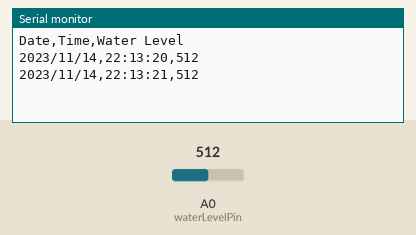
This sketch was run on a simulated Arduino Uno, built with avr-gcc and run on an emulated ATmega328P. On the bench: the last lines printed to the serial monitor. Inputs (shaded band) come from the test bench; at power-on: A0 (waterLevelPin) = 512. The local clock reads 2024-03-15 10:24:30 at power-on unless the sketch sets it.

Above: at 1.8 s.
1.9 s: A0 (waterLevelPin) set to 716
At 2.3 s:
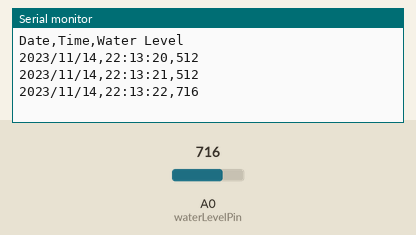
3.4 s: A0 (waterLevelPin) set to 900
At 4.8 s:
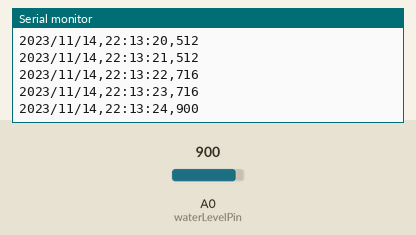
Timing chart, 0 to 6.4 s (numbered marks = the images above; inputs shaded):
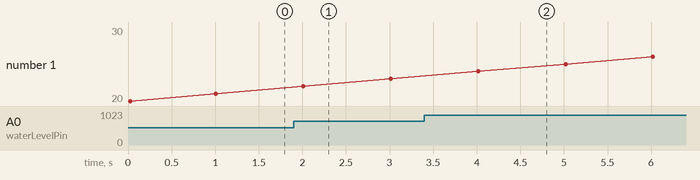

The sketch:

kuch_naya_karo_bhai.ino
```cpp
#include <Wire.h>
#include <RTClib.h>

RTC_DS3231 rtc;

const int waterLevelPin = A0;
int waterLevel;
String dateTime;

void setup() {
  Serial.begin(9600);

  if (!rtc.begin()) {
    Serial.println("Couldn't find RTC");
    while (1);
  }

  rtc.adjust(DateTime(F(__DATE__), F(__TIME__)));

  Serial.println("Date,Time,Water Level");
}

void loop() {
  waterLevel = analogRead(waterLevelPin);

  DateTime now = rtc.now();

  dateTime = String(now.year()) + "/" + String(now.month()) + "/" + String(now.day()) + ","
           + String(now.hour()) + ":" + String(now.minute()) + ":" + String(now.second());

  Serial.print(dateTime);
  Serial.print(",");
  Serial.println(waterLevel);


  delay(1000);
}
```

Measured:
- after the input at 1.9 s, the serial monitor: prints a new line after 0.11 s (image 1)
- after the input at 3.4 s, the serial monitor: prints a new line after 0.62 s (image 2)
